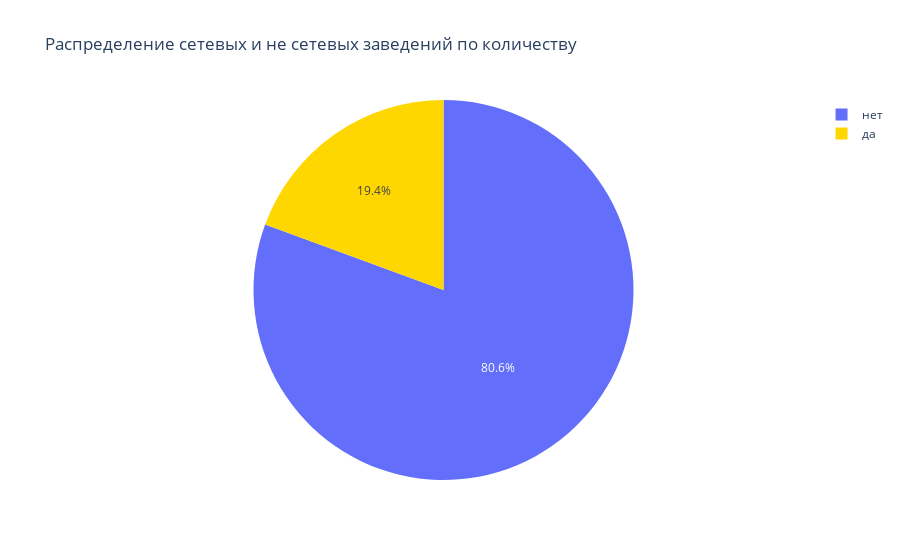

Notebook code cell kept with this figure:
### Markdown cell above
Из диаграммы я выделила бы следующие популярные виды:
- Кафе = 39,7%
- Столовая = 16,8%
- Ресторан = 14,9%
- Предприятие быстрого обслуживания = 12,5%

Самые немногочисленные виды:
- Кафетерий = 2,59%
- Закусочная = 2,34%
- Магазин(отдел кулинарии) = 1,78%

Посмотрим какое у нас соотношение сетевых/несетевых заведений.

### Code cell
#построю фрейм, чтобы можно было посмотреть сразу и долю сетевых/не сетевых и распределение по видам заведений
chain_type = df.groupby(['chain', 'object_type'])['id'].count().reset_index()

colors = ['gold']
name_chain = chain_type['chain']
values_chain = chain_type['id']

fig = go.Figure(data=[go.Pie(labels=name_chain, values=values_chain)])
fig.update_layout(title_text='Распределение сетевых и не сетевых заведений по количеству')
fig.update_traces(marker=dict(colors=colors))
fig.show()

### Figure 1 — Plotly figure (JSON) as saved in the notebook; plotly's stock layout.template omitted (floating-point values rounded to 4 significant figures)
{"data": [{"labels": ["да", "да", "да", "да", "да", "да", "да", "да", "да", "нет", "нет", "нет", "нет", "нет", "нет", "нет", "нет", "нет"], "marker": {"colors": ["gold"]}, "type": "pie", "values": [37, 11, 56, 1396, 52, 78, 788, 543, 3, 818, 566, 293, 4675, 343, 195, 1110, 1739, 2581]}], "layout": {"title": {"text": "Распределение сетевых и не сетевых заведений по количеству"}}}
